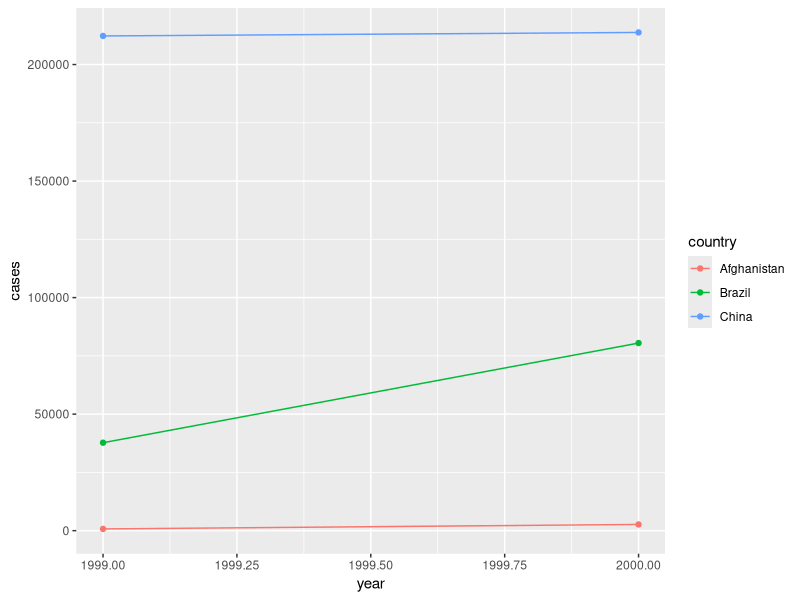

Recreate this plot in R.
# 12 Tidy data

library(tidyverse)

# 一个好的数据集应该：变量在列中，观察结果在行中，值储存在单元格中
# 不整洁的数据，我们可以用 tidyr 包中的 pivot_longer() 和 pivot_wider() 辅助修正

# 【实战】对 table1 数据分析 ----
# table1 数据集中 cases 为增长人数（单位：万）
ggplot(table1, aes(year, cases)) +
    geom_line(aes(group = country, colour = country)) +
    geom_point(aes(colour = country))

# 【实战】对 table2 数据整理 ----
# 行中不应该出现将 cases 和 population 放在一起的现象。
# 它们应该作为筛选变量，方便后续对 “新增” “目前总人数” 这个两个变量进行分析
# type 拆分为列，count 跟随到新列
table2 %>%
    pivot_wider(names_from = type, values_from = count)

# 【实战】对 table3 数据整理 ----
# 行中不应该出现将 cases 和 population 放在一起的现象，需要手动拆分
# 默认情况下，将在看到非字母数字字符（即不是数字或字母的字符）的位置拆分值
table3 %>%
    separate(rate, into = c("cases", "population"))
# convert 可以自动将数据的格式进行转化。如这里的 cases 和 population 都应该是 int 类型数据
table3 %>%
    separate(rate, into = c("cases", "population"), convert = TRUE)
# 分隔符也可以手动设置
table3 %>%
    separate(rate, into = c("cases", "population"), sep = "/")
# 设置为数字表示分割位置，如这里分割为世纪 + 两位数年
table3 %>%
    separate(year, into = c("century", "year"), sep = 2)

# 【实战】对 table4a & table4b 数据整理 ----
# 列中不应该出现将 1999 和 2000 分开的现象。
# 它们应该作为筛选变量，方便后续对 “年份” 这个总变量进行分析。
# 旧变量合并为 year，值合并为 cases
table4a_new <- table4a %>%
    pivot_longer(
        c(`1999`, `2000`), # 指定修改列。注意这里变量是以数字开头，所以有必要用 `` 引用（当然数字开头是不规范的）
        names_to = "year", # 上述变量名汇总到 year 上
        values_to = "cases" # 上述对应数值汇总到 cases 上
    )
table4b_new <- table4b %>%
    pivot_longer(
        c(`1999`, `2000`),
        names_to = "year",
        values_to = "population"
    )
# 最后合并两个表的数据内容
#* dplyr::left_join()
left_join(table4a_new, table4b_new)

# 【实战】对 table5 数据整理 ----
# 需要手动拆分 cases 和 population 同时要将年份数据进行合并
table5 %>%
    # 注意如果不声明 sep，默认加间隔符号 “_”！
    unite(year_4cs, century, year, sep = "", na.rm = TRUE) %>%
    separate(rate, into = c("cases", "population"), sep = "/")

# 【实战】对 stocks 和 treatment 的缺失数据处理 ----
stocks <- tibble(
    year   = c(2015, 2015, 2015, 2015, 2016, 2016, 2016),
    qtr    = c(1, 2, 3, 4, 2, 3, 4),
    return = c(1.88, 0.59, 0.35, NA, 0.92, 0.17, 2.66)
)
new_stocks <- stocks %>%
    # 拆分成按年作列
    pivot_wider(names_from = year, values_from = return) %>%
    # 重新整理回去。注意表格是怎么整理的
    pivot_longer(
        cols = c(`2015`, `2016`),
        names_to = "year",
        values_to = "return",
        values_drop_na = TRUE # 这会对含 NA 的数据行剔除隐藏
    ) %>%
    print()
new_stocks %>%
    complete(year, qtr) # 这会把所有隐藏的 NA 数据重新找回

treatment <- tribble(
    ~person, ~treatment, ~response,
    "Derrick Whitmore", 1, 7,
    NA, 2, 10,
    NA, 3, 9,
    "Katherine Burke", 1, 4
)
treatment %>%
    fill(person) # 对 treatment 的 person 列进行补全处理，碰到 NA 时会将 NA 改为上一个不是 NA 的数据

# 【实战】对 who 数据整理 ----
# who 是一个流行病统计数据集
who1 <- who %>%
    pivot_longer(
        cols = new_sp_m014:newrel_f65, # 将病症的种类转换成变量（key）
        names_to = "key",
        values_to = "cases", # 将数据转换成 cases 列
        values_drop_na = TRUE # 删除 NA 数据
    ) %>%
    print()
count(who1, key, sort = TRUE) # 对不同病症人数统计

# 对病症名称进行分析得知：
# 前三个字母：是否包含新的或旧的结核病例
# 中间两个字母：结核病的类型
# - rel：复发病例
# - ep：肺外结核病例
# - sn：无法通过肺涂片诊断的肺结核病例（涂片阴性）
# - sp：可通过肺涂片诊断的肺结核病例（涂片阳性）
# 第六个字母：结核病患者的性别。其中 m 为男性，f 为女性
# 最后的数字：年龄组
# - 014：0 ~ 14 岁
# - 1524：15 ~ 24 岁
# - 2534：25 ~ 34 岁
# - 3544：35 ~ 44 岁
# - 4554：45 ~ 54 岁
# - 5564：55 ~ 64岁
# - 65：65 岁或以上
who2 <- who1 %>%
    # 使用 stringr 的 str_replace 可以进行简单的替换（当然切割时使用位置切割也可以）
    mutate(key = stringr::str_replace(key, "newrel", "new_rel")) %>%
    # 通过字符串 “_” 分割为是否包含新病例、结核病类型和性别年龄
    separate(key, c("new", "type", "sexage"), sep = "_") %>%
    # 通过位置继续分割性别和年龄
    separate(sexage, c("sex", "age"), sep = 1) %>%
    print()

count(who2, new) # 可以发现这个数据集的 “是否包含新病例” 值其实全部都是 “new”，所以是不必要的数据
# 同时 “iso2” 和 “iso3” 是 国家缩写，也是不需要的数据
who3 <- who2 %>%
    select(-new, -iso2, -iso3) %>%
    print()